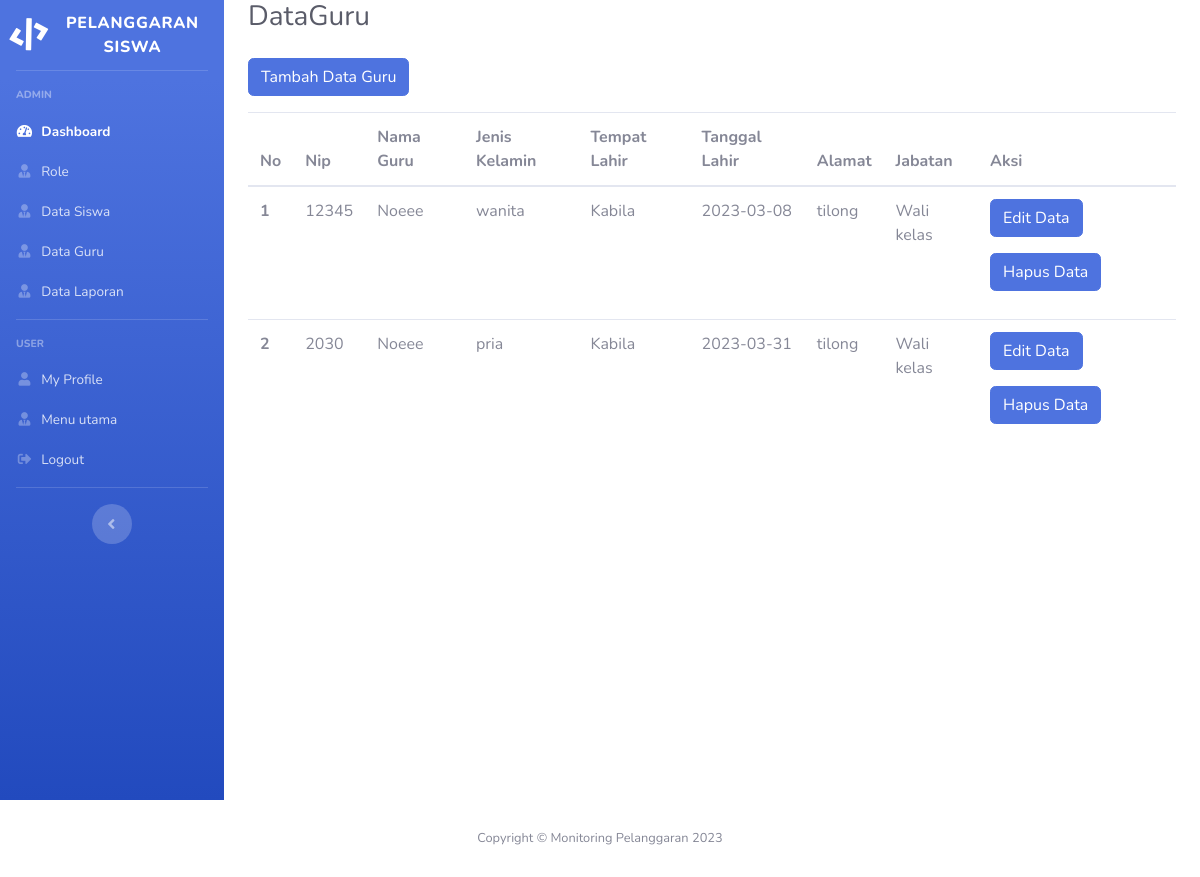
The page /index.php/operator/dataGuru on the database its author committed.
### tables this page shows
CREATE TABLE `t_dataguru` (
  `id_guru` int(10) NOT NULL,
  `nip` int(10) NOT NULL,
  `nama_guru` varchar(50) NOT NULL,
  `jenis_kelamin` enum('pria','wanita') NOT NULL,
  `tempat_lahir` varchar(50) NOT NULL,
  `tanggal_lahir` date NOT NULL,
  `alamat` varchar(50) NOT NULL,
  `jabatan` varchar(50) NOT NULL
);

### application/controllers/Operator.php (called while the page is built, shortened)
<?php
class Operator extends CI_Controller
{
    public function __construct()
    {
        $this->load->model('M_operator');
    }
    public function dataGuru()
    {
        $this->db->from('t_dataguru');
        $data['title'] = 'DataGuru';
        $data['user'] = $this->db->get_where('user', ['email' => $this->session->userdata('email')])->row_array();
        $data['DataGuru'] = $this->M_operator->lihatdataGuru();
        $this->load->view('templates/header', $data);
        $this->load->view('templates/sidebarope', $data);
        $this->load->view('operator/dataguru', $data);
        $this->load->view('templates/footer');
    }
}

### index.php (called while the page is built, shortened)
<?php
require_once BASEPATH.'core/CodeIgniter.php';

### application/models/M_operator.php (called while the page is built, shortened)
<?php
class M_operator extends CI_Model
{
    public function lihatdataGuru()
    {
        $query = $this->db->get('t_dataguru');
        return $query->result();
    }
}

### application/views/operator/dataguru.php (the view, shortened to what this page needs)
<div class="container-fluid">
    <h1 class="h3 mb-4 text-gray-800"><?= $title; ?></h1>
    <div class="row">
        <div class="col-lg">
            <button type="button" data-toggle="modal" data-target="#dataguruModal" class="btn btn-primary mb-3">Tambah Data Guru</button>
            <table class="table table-hover">
                <thead>
                    <tr>
                        <th scope="col">No</th>
                        <th scope="col">Nip</th>
                        <th scope="col">Nama Guru</th>
                        <th scope="col">Jenis Kelamin</th>
                        <th scope="col">Tempat Lahir</th>
                        <th scope="col">Tanggal Lahir</th>
                        <th scope="col">Alamat</th>
                        <th scope="col">Jabatan</th>
                        <th scope="col">Aksi</th>
                    </tr>
                </thead>
                <tbody>
                    <?php
                    $no = 1;
                    foreach ($DataGuru as $dg) : ?>
                        <tr>
                            <th scope="row"><?= $no++; ?></th>
                            <td><?= $dg->nip; ?></td>
                            <td><?= $dg->nama_guru; ?></td>
                            <td><?= $dg->jenis_kelamin; ?></td>
                            <td><?= $dg->tempat_lahir; ?></td>
                            <td><?= $dg->tanggal_lahir; ?></td>
                            <td><?= $dg->alamat; ?></td>
                            <td><?= $dg->jabatan; ?></td>
                            <td>
                                <button type="button" data-toggle="modal" data-target="#editdatasiswaModal" class="btn btn-primary mb-3">Edit Data</button>
                                <button type="button" class="btn btn-primary mb-3">Hapus Data</button>
                            </td>
                        </tr>
                    <?php endforeach; ?>
                </tbody>
            </table>
        </div>
    </div>
</div>
</div>

### rows shown on the page
t_dataguru: nip "12345", nama_guru "Noeee", jenis_kelamin "wanita", tempat_lahir "Kabila", tanggal_lahir "2023-03-08", alamat "tilong", jabatan "Wali kelas"
t_dataguru: nip "2030", nama_guru "Noeee", jenis_kelamin "pria", tempat_lahir "Kabila", tanggal_lahir "2023-03-31", alamat "tilong", jabatan "Wali kelas"
